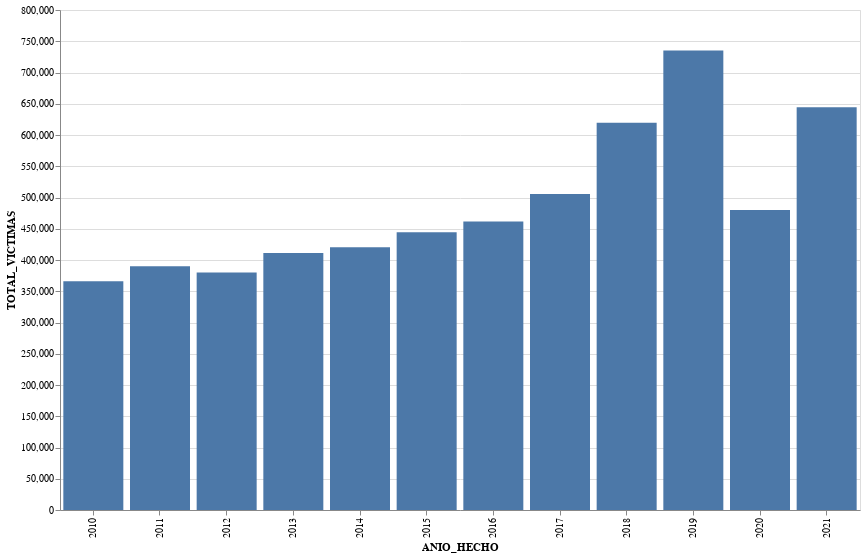

The notebook cell this image was saved under:
### Markdown cell above
¿Cual es el total de victimas por año?

### Code cell
total_by_year = victims_df.groupby(['ANIO_HECHO'])['TOTAL_VICTIMAS'].sum().reset_index()

alt.Chart(total_by_year).mark_bar().encode(
    alt.X("ANIO_HECHO:N"),
    alt.Y('TOTAL_VICTIMAS:Q'),
    tooltip = [alt.Tooltip('TOTAL_VICTIMAS:Q')]
).interactive().properties(
    width = 800,
    height = 500
)

### Figure 1 — Vega-Lite specification as saved in the notebook (floating-point values rounded to 4 significant figures)
{"config": {"view": {"continuousWidth": 400, "continuousHeight": 300}}, "data": {"name": "data-8cfa9b8883e909c009a2af4c8b9a3b18"}, "mark": "bar", "encoding": {"tooltip": [{"field": "TOTAL_VICTIMAS", "type": "quantitative"}], "x": {"field": "ANIO_HECHO", "type": "nominal"}, "y": {"field": "TOTAL_VICTIMAS", "type": "quantitative"}}, "height": 500, "selection": {"selector025": {"type": "interval", "bind": "scales", "encodings": ["x", "y"]}}, "width": 800, "$schema": "https://vega.github.io/schema/vega-lite/v4.17.0.json", "datasets": {"data-8cfa9b8883e909c009a2af4c8b9a3b18": [{"ANIO_HECHO": 2010.0, "TOTAL_VICTIMAS": 366086}, {"ANIO_HECHO": 2011.0, "TOTAL_VICTIMAS": 390145}, {"ANIO_HECHO": 2012.0, "TOTAL_VICTIMAS": 379931}, {"ANIO_HECHO": 2013.0, "TOTAL_VICTIMAS": 411025}, {"ANIO_HECHO": 2014.0, "TOTAL_VICTIMAS": 420586}, {"ANIO_HECHO": 2015.0, "TOTAL_VICTIMAS": 444558}, {"ANIO_HECHO": 2016.0, "TOTAL_VICTIMAS": 461506}, {"ANIO_HECHO": 2017.0, "TOTAL_VICTIMAS": 505770}, {"ANIO_HECHO": 2018.0, "TOTAL_VICTIMAS": 619665}, {"ANIO_HECHO": 2019.0, "TOTAL_VICTIMAS": 735297}, {"ANIO_HECHO": 2020.0, "TOTAL_VICTIMAS": 480048}, {"ANIO_HECHO": 2021.0, "TOTAL_VICTIMAS": 644264}]}}
